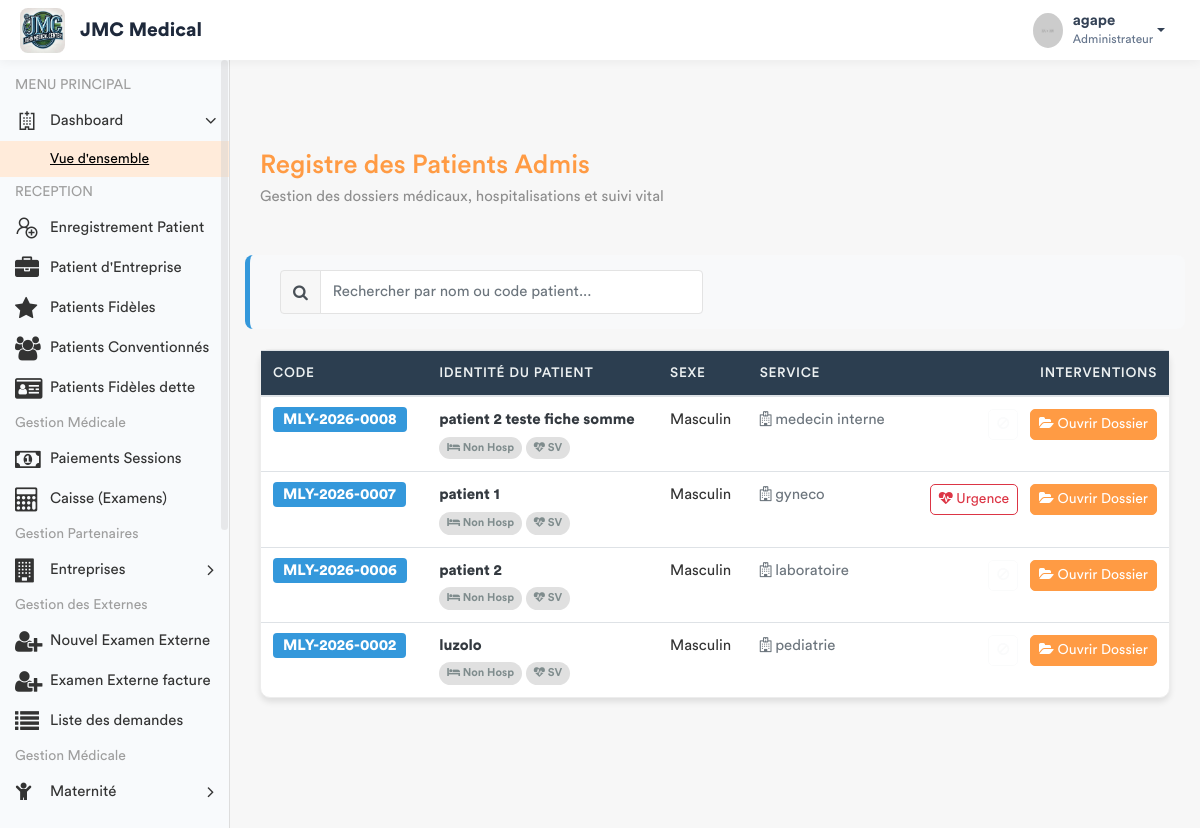
The page /patients/ (signed in) on the database as committed earlier.
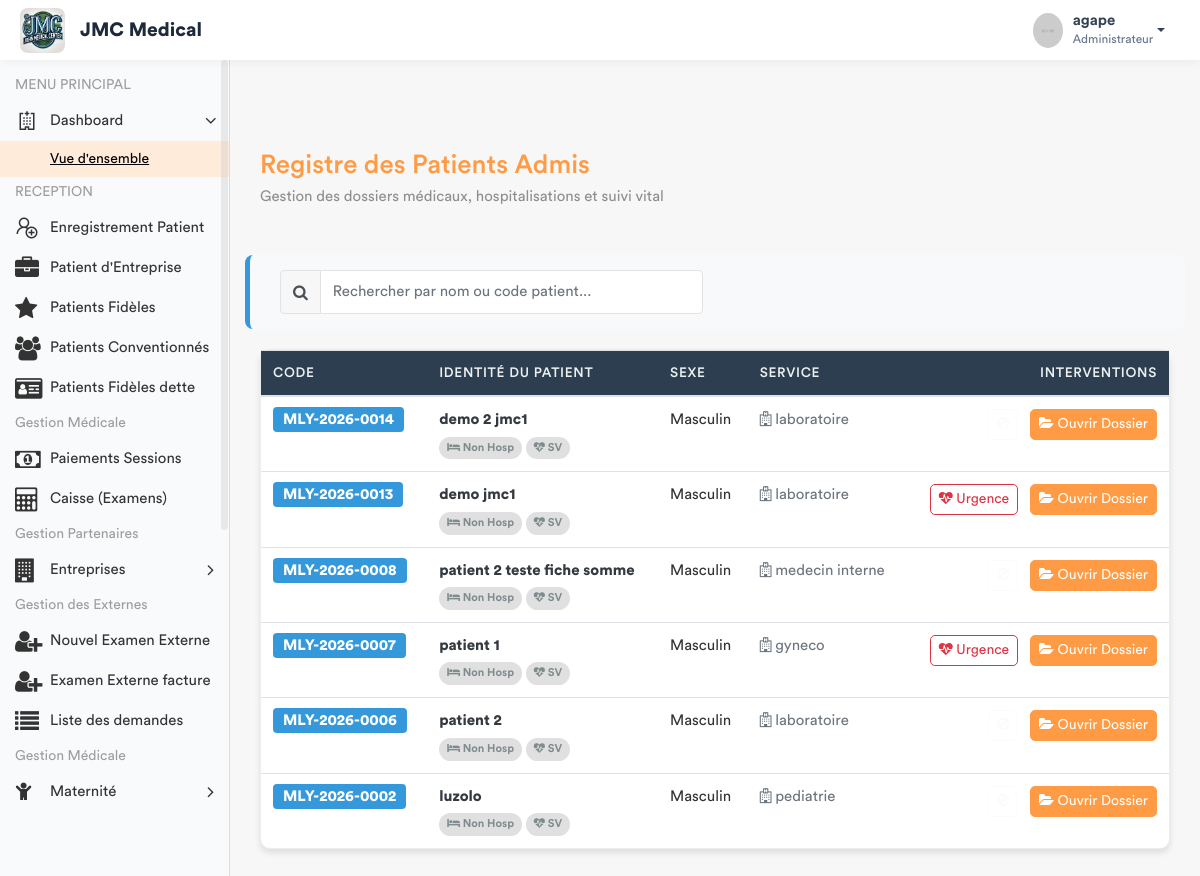
The same page on the database as committed later.
### app/models.py (models this page shows, shortened)
class Patient(models.Model):
    TYPE_CHOICES = [
        ('SIMPLE', 'Patient Simple'),
        ('FIDELE', 'Patient Fidèle'),
        ('CONVENTIONNE', 'Patient Conventionné'),
    ]
    code_patient = models.CharField(max_length=20, unique=True, editable=False)
    noms = models.CharField(max_length=100)
    service = models.ForeignKey('Service', on_delete=models.PROTECT, related_name='patients', null=True)
    sexe = models.CharField(max_length=1, choices=[('M', 'Masculin'), ('F', 'Féminin')])
    age = models.CharField(max_length=30)
    adresse = models.TextField()
    telephone = models.CharField(max_length=20)
    hopital = models.ForeignKey(Hopital , on_delete=models.SET_NULL , related_name= 'patient_hopital', null = True)
    type_patient = models.CharField(max_length=15, choices=TYPE_CHOICES, default='SIMPLE')
    a_carte_fidelite = models.BooleanField(default=False, verbose_name="Possède carte de fidélité")
    entreprise = models.ForeignKey(
        'Entreprise',
        on_delete=models.SET_NULL,
        null=True,
        blank=True,
        related_name='patients',
        verbose_name="Entreprise (si conventionné)"
    )
    fiche_payee = models.BooleanField(default=False)
    created_by = models.ForeignKey(User, on_delete=models.SET_NULL, null=True, related_name='patients_crees')
    date_creation = models.DateTimeField(auto_now_add=True)
    date_modification = models.DateTimeField(auto_now=True)

class Service(models.Model):
    nom = models.CharField(max_length=100, unique=True)
    description = models.TextField(blank=True, null=True)
    date_creation = models.DateTimeField(default=timezone.now)
    class Meta:
        verbose_name = "Service"
        verbose_name_plural = "Services"

### app/views.py (the view)
# urls.py: path('patients/', views.liste_patients_urgence, name='liste_patients_urgence'),
@login_required
def liste_patients_urgence(request):
    patients = Patient.objects.filter(fiche_payee=True).order_by('-id')
    role = Fonction.objects.filter(userKey=request.user).first()
    fonctionKey = role.fonctionKey.roleName if role and role.fonctionKey else None
    for p in patients:
        p.consultation_active = Consultation.objects.filter(
            triage__patient=p
        ).order_by('-date_creation').first()
        p.hosp_en_cours = Hospitalisation.objects.filter(
            patient=p,
            statut='EN_COURS'
        ).first()
    return render(request, 'back-end/medecin/liste_patients.html', {
        'patients': patients,
        'fonctionKey': fonctionKey
    })

### app/templates/back-end/medecin/liste_patients.html (shortened to what the changed rows need)
<!DOCTYPE html>
{% load static %}
<html lang="fr">
    <head>
        {% include 'back-end/includes/css.html' %}
    </head>
    <body>
        <div class="main-wrapper">
            <div class="page-wrapper">
                <div class="content container-fluid">
                    <div class="card">
                        <div class="card-body p-0">
                            <div class="table-responsive">
                                <table class="table table-hover mb-0" id="patientTable">
                                    <thead>
                                        <tr>
                                            <th>CODE</th>
                                            <th>IDENTITÉ DU PATIENT</th>
                                            <th>SEXE</th>
                                            <th>SERVICE</th>
                                            <th class="text-right">INTERVENTIONS</th>
                                        </tr>
                                    </thead>
                                    <tbody id="patientTableBody">
                                        {% for patient in patients %}
                                        <tr class="align-middle">
                                            <td><span class="badge-code">{{ patient.code_patient }}</span></td>
                                            <td>
                                                <div class="font-weight-bold text-dark">{{ patient.noms }}</div>
                                                <div>
                                                    <span id="hosp_tab" class="med-tab {% if not patient.hosp_en_cours %}tab-inactive{% endif %}">
                                                        <i class="fa fa-bed"></i> {% if patient.hosp_en_cours %}Lit: {{ patient.hosp_en_cours.lit.nom_lit }}{% else %}Non Hosp{% endif %}
                                                    </span>
                                                    <span id="sv_tab" class="med-tab {% if not patient.a_signes_vitaux %}tab-inactive{% endif %}">
                                                        <i class="fa fa-heartbeat"></i> SV
                                                    </span>
                                                </div>
                                            </td>
                                            <td>{{ patient.get_sexe_display }}</td>
                                            <td><span class="text-secondary"><i class="fa fa-hospital-o"></i> {{ patient.service.nom|default:"Non assigné" }}</span></td>
                                            <td class="text-right">
                                                {% if patient.consultation_active %}
                                                    <a href="{% url 'enregistrer_ordonnance_urgence' patient.consultation_active.id %}"
                                                       class="btn btn-sm btn-outline-danger btn-action mr-2">
                                                        <i class="fa fa-heartbeat"></i> Urgence
                                                    </a>
                                                {% else %}
                                                    <button class="btn btn-sm btn-outline-light mr-2" disabled><i class="fa fa-ban"></i></button>
                                                {% endif %}
                                                <a href="{% url 'dossier_medical_complet' patient.id %}" class="btn btn-sm btn-primary btn-action">
                                                    <i class="fa fa-folder-open"></i> Ouvrir Dossier
                                                </a>
                                            </td>
                                        </tr>
                                        {% empty %}
                                        <tr>
                                            <td colspan="5" class="text-center py-5 text-muted">
                                                <i class="fa fa-folder-open-o fa-3x"></i><br>Aucun dossier patient en attente.
                                            </td>
                                        </tr>
                                        {% endfor %}
                                    </tbody>
                                </table>
                            </div>
                        </div>
                    </div>
                </div>
            </div>
        </div>
    </body>
</html>

Rows that differ between the two databases and show on the page:
added Patient: code_patient "MLY-2026-0014", noms "demo 2 jmc1", shows "Non Hosp", sexe "Masculin", service.nom "laboratoire"
added Patient: code_patient "MLY-2026-0013", noms "demo jmc1", shows "Non Hosp", sexe "Masculin", service.nom "laboratoire", shows "Urgence"
